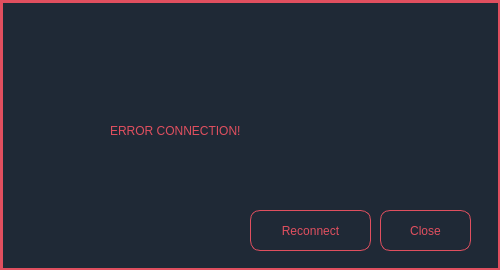
<?xml version="1.0" encoding="UTF-8"?>
<ui version="4.0">
 <class>ErrorWindow</class>
 <widget class="QWidget" name="ErrorWindow">
  <property name="geometry">
   <rect>
    <x>0</x>
    <y>0</y>
    <width>500</width>
    <height>270</height>
   </rect>
  </property>
  <property name="windowTitle">
   <string>Error message</string>
  </property>
  <property name="styleSheet">
   <string notr="true">background-color: rgb(31, 41, 54);</string>
  </property>
  <widget class="QPushButton" name="minimizeButton">
   <property name="geometry">
    <rect>
     <x>380</x>
     <y>10</y>
     <width>31</width>
     <height>21</height>
    </rect>
   </property>
   <property name="styleSheet">
    <string notr="true">#minimizeButton {
border: none;
}
</string>
   </property>
   <property name="text">
    <string/>
   </property>
   <property name="icon">
    <iconset resource="base.qrc">
     <normaloff>:/new/icon/Resources/assets/icon/min.png</normaloff>:/new/icon/Resources/assets/icon/min.png</iconset>
   </property>
  </widget>
  <widget class="QPushButton" name="noneButton">
   <property name="geometry">
    <rect>
     <x>420</x>
     <y>10</y>
     <width>31</width>
     <height>21</height>
    </rect>
   </property>
   <property name="styleSheet">
    <string notr="true">border: none;
</string>
   </property>
   <property name="text">
    <string/>
   </property>
   <property name="icon">
    <iconset resource="base.qrc">
     <normaloff>:/new/icon/Resources/assets/icon/max.png</normaloff>:/new/icon/Resources/assets/icon/max.png</iconset>
   </property>
  </widget>
  <widget class="QPushButton" name="closeButton">
   <property name="geometry">
    <rect>
     <x>460</x>
     <y>10</y>
     <width>31</width>
     <height>21</height>
    </rect>
   </property>
   <property name="styleSheet">
    <string notr="true">#closeButton {
border: none;
}</string>
   </property>
   <property name="text">
    <string/>
   </property>
   <property name="icon">
    <iconset resource="base.qrc">
     <normaloff>:/new/icon/Resources/assets/icon/close.png</normaloff>:/new/icon/Resources/assets/icon/close.png</iconset>
   </property>
  </widget>
  <widget class="QLabel" name="label">
   <property name="geometry">
    <rect>
     <x>220</x>
     <y>30</y>
     <width>71</width>
     <height>71</height>
    </rect>
   </property>
   <property name="styleSheet">
    <string notr="true">border: none;</string>
   </property>
   <property name="text">
    <string/>
   </property>
   <property name="pixmap">
    <pixmap resource="base.qrc">:/new/icon/Resources/assets/icon/error.png</pixmap>
   </property>
   <property name="scaledContents">
    <bool>true</bool>
   </property>
  </widget>
  <widget class="QLabel" name="label_3">
   <property name="geometry">
    <rect>
     <x>110</x>
     <y>110</y>
     <width>311</width>
     <height>41</height>
    </rect>
   </property>
   <property name="styleSheet">
    <string notr="true">font: 700 22pt &quot;Nirmala UI&quot;;
color: rgb(224, 79, 95);
border: none;</string>
   </property>
   <property name="text">
    <string>ERROR CONNECTION!</string>
   </property>
  </widget>
  <widget class="QPushButton" name="reConnectButton">
   <property name="geometry">
    <rect>
     <x>250</x>
     <y>210</y>
     <width>121</width>
     <height>41</height>
    </rect>
   </property>
   <property name="styleSheet">
    <string notr="true">#reConnectButton {
    border: 1px solid rgb(224, 79, 95);
border-radius: 10px;
font: 700 12pt &quot;Nirmala UI&quot;;
color: rgb(224, 79, 95);
}</string>
   </property>
   <property name="text">
    <string>Reconnect</string>
   </property>
  </widget>
  <widget class="QPushButton" name="OKbutton">
   <property name="geometry">
    <rect>
     <x>380</x>
     <y>210</y>
     <width>91</width>
     <height>41</height>
    </rect>
   </property>
   <property name="styleSheet">
    <string notr="true">#OKbutton {
     border: 1px solid rgb(224, 79, 95);
border-radius: 10px;
font: 700 12pt &quot;Nirmala UI&quot;;
color: rgb(224, 79, 95);
}
</string>
   </property>
   <property name="text">
    <string>Close</string>
   </property>
  </widget>
  <widget class="QFrame" name="frame">
   <property name="geometry">
    <rect>
     <x>0</x>
     <y>0</y>
     <width>501</width>
     <height>271</height>
    </rect>
   </property>
   <property name="styleSheet">
    <string notr="true">background-color: rgb(31, 41, 54);
border: 3px solid rgb(224, 79, 95);</string>
   </property>
   <property name="frameShape">
    <enum>QFrame::StyledPanel</enum>
   </property>
   <property name="frameShadow">
    <enum>QFrame::Raised</enum>
   </property>
   <widget class="QLabel" name="label_2">
    <property name="geometry">
     <rect>
      <x>20</x>
      <y>160</y>
      <width>461</width>
      <height>20</height>
     </rect>
    </property>
    <property name="styleSheet">
     <string notr="true">color: &quot;white&quot;;
border: none;
font: 10pt &quot;Nirmala UI&quot;;</string>
    </property>
    <property name="text">
     <string/>
    </property>
   </widget>
  </widget>
  <zorder>frame</zorder>
  <zorder>minimizeButton</zorder>
  <zorder>noneButton</zorder>
  <zorder>closeButton</zorder>
  <zorder>label</zorder>
  <zorder>label_3</zorder>
  <zorder>reConnectButton</zorder>
  <zorder>OKbutton</zorder>
 </widget>
 <resources>
  <include location="base.qrc"/>
 </resources>
 <connections/>
</ui>
